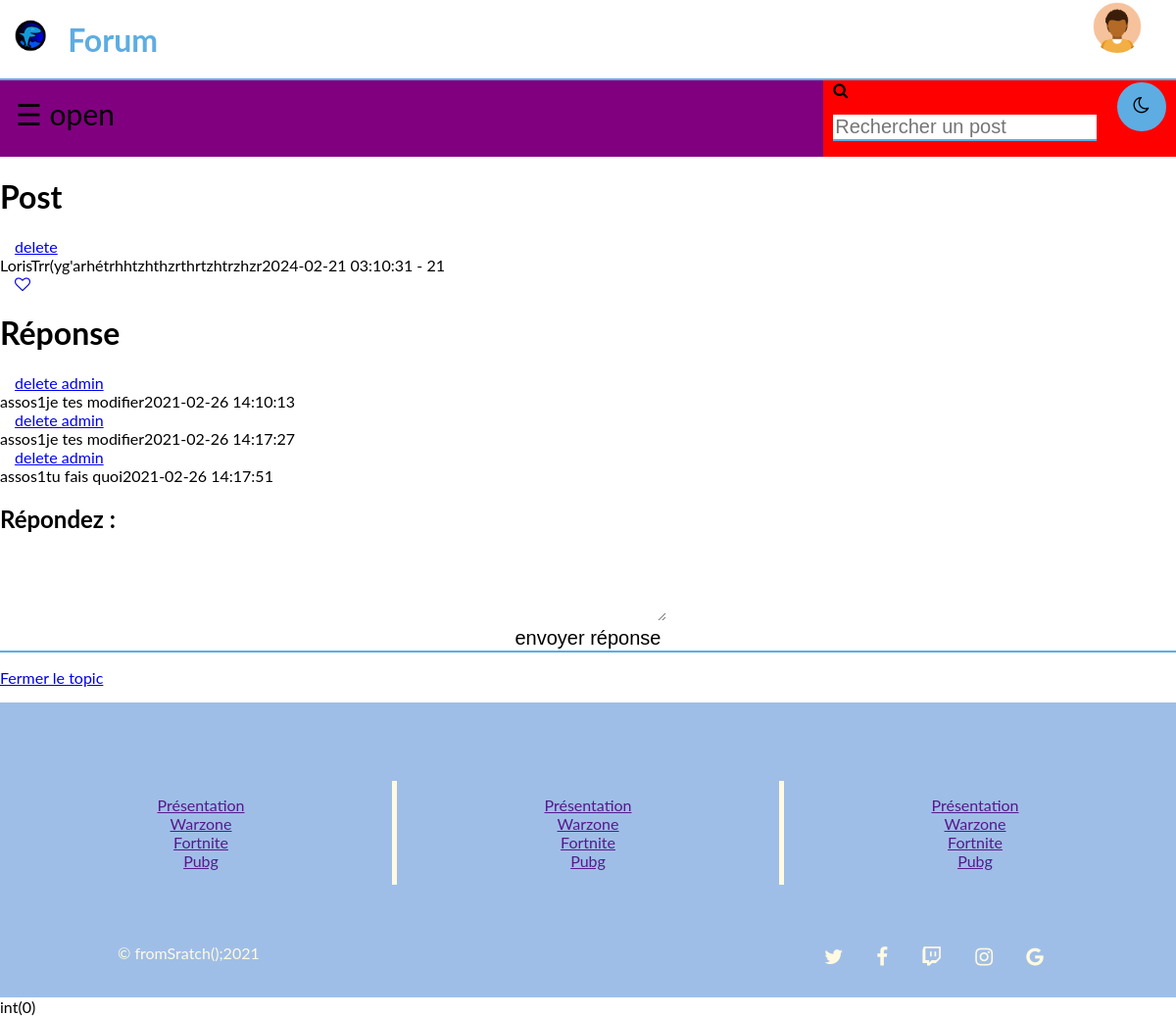
The app's page /index.php?p=voirpost&id=3 (signed in) with its own data.
### tables this page shows
CREATE TABLE `post` (
  `id` bigint(20) NOT NULL,
  `titre` varchar(70) NOT NULL,
  `contenu` longtext NOT NULL,
  `id_utilisateur` bigint(20) NOT NULL,
  `date_publication` timestamp NOT NULL DEFAULT current_timestamp(),
  `isclosed` int(1) NOT NULL,
  `categorie` int(4) NOT NULL,
  `nb_mess` int(255) NOT NULL,
  `nb_like` int(255) NOT NULL
);

CREATE TABLE `utilisateur` (
  `id` bigint(20) NOT NULL,
  `surname` varchar(30) NOT NULL,
  `name` varchar(30) NOT NULL,
  `username` varchar(40) NOT NULL,
  `mail` varchar(150) NOT NULL,
  `password` varchar(100) NOT NULL,
  `birthday` date NOT NULL,
  `avatar` text NOT NULL,
  `id_droit` int(11) NOT NULL,
  `date_deban` timestamp NOT NULL DEFAULT current_timestamp()
);

CREATE TABLE `message` (
  `id` bigint(20) NOT NULL,
  `id_post` bigint(20) NOT NULL,
  `message` varchar(1000) NOT NULL,
  `id_utilisateur` bigint(20) NOT NULL,
  `date_reponse` timestamp NOT NULL DEFAULT current_timestamp() ON UPDATE current_timestamp()
);

### controlers/voirpost.php (called while the page is built)
<?php
	$id_post = $_GET['id'];
	require 'models/function_post.php';
	require 'view/header_index.php';
	$post = affiche_post($bdd,$id_post);
	$comm = affiche_comment($bdd,$id_post);
	require 'view/main_post.php';
	require 'view/footer_index.php';
?>

### models/function_post.php (called while the page is built, shortened)
<?php
function affiche_post($bdd,$id_post){
	$reponse = $bdd->prepare('SELECT uti.username, uti.avatar,po.titre, po.isclosed, po.contenu, po.date_publication, po.isclosed, po.id, po.id_utilisateur, po.nb_like from post as po inner join utilisateur as uti on uti.id = po.id_utilisateur where po.id = ?');
		$reponse->execute(array($id_post));
		$result = $reponse->fetchAll();
		return $result;
}
function affiche_comment($bdd,$id_post){
	$reponse = $bdd->prepare('SELECT mess.date_reponse, mess.message , uti.username, mess.id, mess.id_utilisateur FROM message AS mess INNER JOIN utilisateur as uti on mess.id_utilisateur = uti.id where mess.id_post = ? order by mess.date_reponse ASC ');
		$reponse->execute(array($id_post));
		$result = $reponse->fetchAll();
		return $result;
}
?>

### view/main_post.php (the view, shortened to what this page needs)
	<h1> Post </h2>
	<div>
		<?php
			foreach ($post as $value) {
				if(isset($_SESSION['id'])){
					if ($_SESSION['id']== $value['id_utilisateur']){
					  echo '<a style="padding-left:15px;" href=index.php?p=delete&id='.$value['id'].'>delete</a><br>';
				  }
					  else if( $_SESSION['id_droit'] == 2 ){
						  echo '<a style="padding-left:15px;" href=index.php?p=delete&id='.$value['id'].'>delete admin</a><br>';
					  }
				  }
				echo $value['username'], $value['titre'],$value['contenu'],$value['date_publication'].' - '. $value['nb_like'].'<br>';
				if(isset($_SESSION['like'])){
					if ($_SESSION['like'] == 0){
						echo '<a style="padding-left:15px;" href=index.php?p=nblike&id='.$value['id'].'><div class="fa fa-heart-o"></div></a><br>';
					}
				}
			}
		?>
	</div>
	<h1> Réponse </h1>
	<div>
		<?php
			foreach ($comm as $value) {
				if(isset($_SESSION['id'])){
						if( $_SESSION['id_droit'] == 2 ){
							echo '<a style="padding-left:15px;" href=index.php?p=delete_m&id='.$value['id'].'>delete admin</a><br>';
						}
					} ?>
				<div class="commentaire">
					<div class="username">
						<?php echo $value['username'];?>
					</div>
					<div class="contenu">
						<?php echo $value['message'];
						$modif_mess = strip_tags($value['message']); ?>
					</div>
					<div class="date">
						<?php echo $value['date_reponse'];?>
					</div>
				</div>
		<?php
			}
		if($post[0]['isclosed'] == 1){ ?>
			<p>Le Post est clos</p>
		<?php
			if($id_droit == 2){ ?>
				<p><a href="index.php?p=a_statut_post&id_post=<?php echo $post[0]['id'];?>&action=ouvrir">Reouvrir le topic</a></p>
		<?php
			}
		}
		else{
			if($post[0]['isclosed'] == 1){ ?>
			<?php }
			else{ ?>
	</div>
	<h2> Répondez : </h2>
			<form action="index.php?p=a_create_comm&id=<?php echo $id_post;?>" method="post">
				<textarea id="editor" name="message" minlength="20" placeholder='votre réponse'>
				</textarea>
				<input class="form_input" type="submit" id='submit' value='envoyer réponse'>
			</form>
		<?php
			if($id_droit == 2){ ?>
				<p><a href="index.php?p=a_statut_post&id_post=<?php echo $post[0]['id'];?>&action=fermer">Fermer le topic</a></p>
		<?php } } } ?>
</main>

### CSS/style_clair.css (style rules this page uses)
html { margin: 0; height: 100%; }
body { background-color: white; margin: 0; height: 100%; font-family: "Lato", sans-serif; transition: background-color .5s; }
input[type=text], input[type=email], input[type=password], input[type=submit], input[type=search] { border: none; border-bottom: 2px solid rgb(93, 173, 226); background-color: white; width: 100%; font-size: 20px; }
.commentaire { display: flex; }
footer input, textarea, button { border: none; width: 55%; padding: 12px 10px; margin: 2px 0; font-size: 1.2em; font-family: 'Advent pro', sans-serif; border-radius: 8px; }

### records on screen
post: id_utilisateur.username "LorisTrr", titre "(yg'arhétrh", contenu "htzhthzrthrtzhtrzhzr", date_publication "2024-02-21 03:10:31", nb_like "21"
message: id_utilisateur.username "assos1", message "je tes modifier", date_reponse "2021-02-26 14:10:13"
message: id_utilisateur.username "assos1", message "je tes modifier", date_reponse "2021-02-26 14:17:27"
message: id_utilisateur.username "assos1", message "tu fais quoi", date_reponse "2021-02-26 14:17:51"
